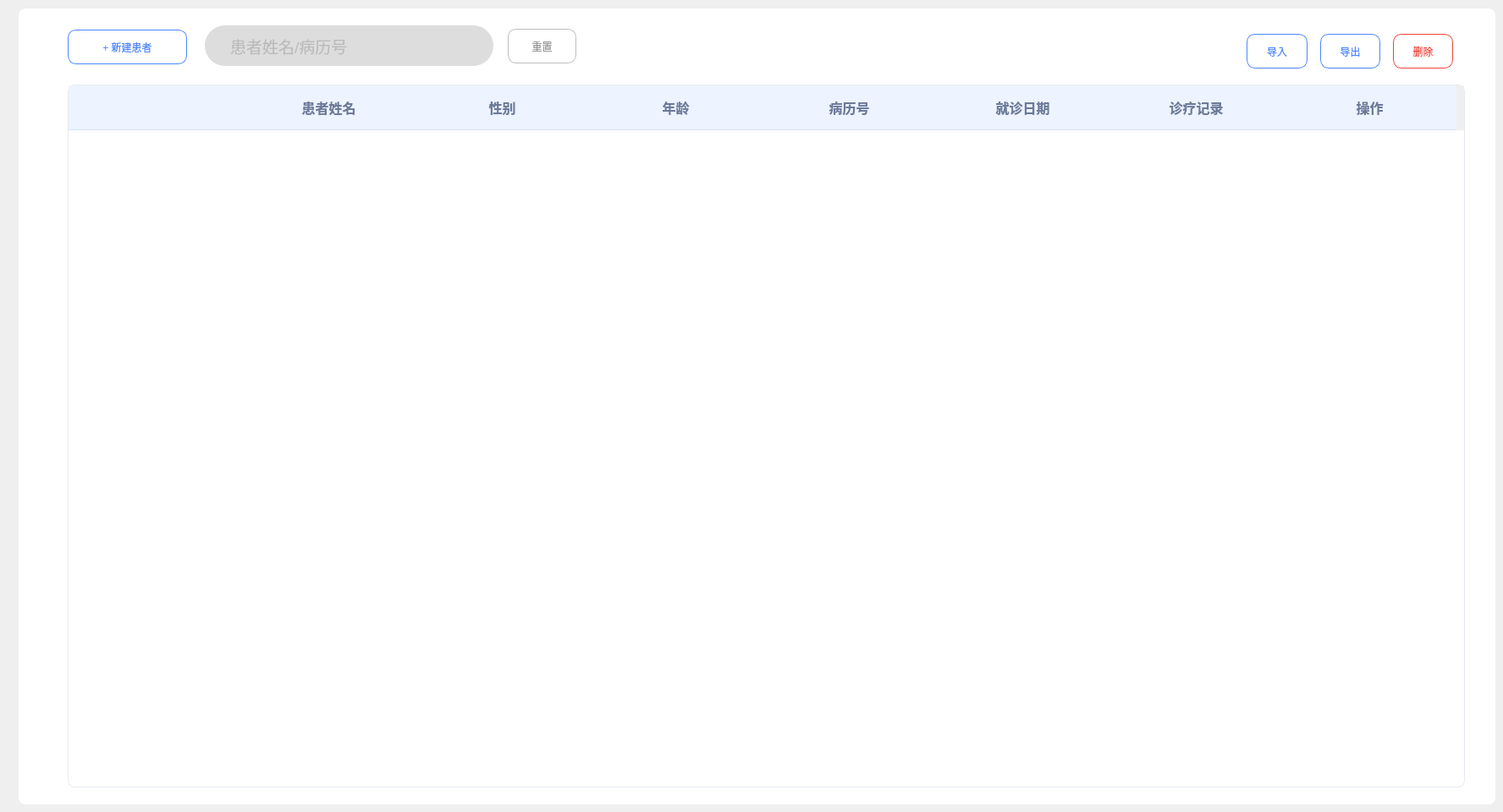
     <widget class="QWidget" name="tab_patient">
      <attribute name="title">
       <string>Tab 2</string>
      </attribute>
      <widget class="QTableWidget" name="tableWidget_patient_2">
       <property name="geometry">
        <rect>
         <x>80</x>
         <y>100</y>
         <width>1651</width>
         <height>831</height>
        </rect>
       </property>
       <property name="font">
        <font>
         <pointsize>-1</pointsize>
        </font>
       </property>
       <property name="focusPolicy">
        <enum>Qt::NoFocus</enum>
       </property>
       <property name="styleSheet">
        <string notr="true">QTableWidget#tableWidget_patient_2 {
    outline: none;
    border: 1px solid #E6EAF2;
    border-radius: 8px;
    gridline-color: transparent;
    background-color: #FFFFFF;
    alternate-background-color: #F7F7F7;
    selection-background-color: #E8F1FF;
    selection-color: #1F1F1F;
    font-size: 16px;
}
QTableWidget#tableWidget_patient_2 QHeaderView::section {
    background-color: #EDF3FF;
    color: #6B7A99;
    border: none;
    border-bottom: 1px solid #D6E4FF;
    padding: 12px 8px;
    font-size: 16px;
    font-weight: 600;
}
QTableWidget#tableWidget_patient_2::item {
    padding: 12px 8px;
    border: none;
    color: #333333;
}
QTableWidget#tableWidget_patient_2::item:selected {
    background-color: #E8F1FF;
    color: #1F1F1F;
}
QTableWidget#tableWidget_patient_2::item:selected:active,
QTableWidget#tableWidget_patient_2::item:selected:!active {
    background-color: #E8F1FF;
    color: #1F1F1F;
}</string>
       </property>
       <property name="horizontalScrollBarPolicy">
        <enum>Qt::ScrollBarAlwaysOff</enum>
       </property>
       <property name="editTriggers">
        <set>QAbstractItemView::NoEditTriggers</set>
       </property>
       <property name="alternatingRowColors">
        <bool>true</bool>
       </property>
       <property name="selectionMode">
        <enum>QAbstractItemView::NoSelection</enum>
       </property>
       <property name="showGrid">
        <bool>false</bool>
       </property>
       <attribute name="horizontalHeaderDefaultSectionSize">
        <number>205</number>
       </attribute>
       <attribute name="verticalHeaderVisible">
        <bool>false</bool>
       </attribute>
       <attribute name="verticalHeaderDefaultSectionSize">
        <number>46</number>
       </attribute>
       <row>
        <property name="text">
         <string>新建行</string>
        </property>
       </row>
       <column>
        <property name="text">
         <string/>
        </property>
        <property name="font">
         <font>
          <pointsize>12</pointsize>
         </font>
        </property>
       </column>
       <column>
        <property name="text">
         <string>患者姓名</string>
        </property>
       </column>
       <column>
        <property name="text">
         <string>性别</string>
        </property>
       </column>
       <column>
        <property name="text">
         <string>年龄</string>
        </property>
       </column>
       <column>
        <property name="text">
         <string>病历号</string>
        </property>
       </column>
       <column>
        <property name="text">
         <string>就诊日期</string>
        </property>
       </column>
       <column>
        <property name="text">
         <string>诊疗记录</string>
        </property>
       </column>
       <column>
        <property name="text">
         <string>操作</string>
        </property>
        <property name="font">
         <font>
          <pointsize>12</pointsize>
         </font>
        </property>
       </column>
      </widget>
      <widget class="QPushButton" name="pushButton_patient_in">
       <property name="geometry">
        <rect>
         <x>1473</x>
         <y>40</y>
         <width>72</width>
         <height>41</height>
        </rect>
       </property>
       <property name="styleSheet">
        <string notr="true">QPushButton {
background: transparent;
border: 1px solid #4B86FC;
color: #4B86FC;
border-radius: 10px;
padding: 6px 12px;
}
QPushButton:hover { background: rgba(75,134,252,0.08); }
QPushButton:pressed { background: rgba(75,134,252,0.16); }</string>
       </property>
       <property name="text">
        <string>导入</string>
       </property>
      </widget>
      <widget class="QPushButton" name="pushButton_patient_out">
       <property name="geometry">
        <rect>
         <x>1560</x>
         <y>40</y>
         <width>71</width>
         <height>41</height>
        </rect>
       </property>
       <property name="styleSheet">
        <string notr="true">QPushButton {
background: transparent;
border: 1px solid #4B86FC;
color: #4B86FC;
border-radius: 10px;
padding: 6px 12px;
}
QPushButton:hover { background: rgba(75,134,252,0.08); }
QPushButton:pressed { background: rgba(75,134,252,0.16); }</string>
       </property>
       <property name="text">
        <string>导出</string>
       </property>
      </widget>
      <widget class="QPushButton" name="pushButton_new">
       <property name="geometry">
        <rect>
         <x>80</x>
         <y>35</y>
         <width>141</width>
         <height>41</height>
        </rect>
       </property>
       <property name="styleSheet">
        <string notr="true">QPushButton#pushButton_new {
    background-color: transparent;
    border: 1px solid #4B86FC;
    border-radius: 10px;
    color: #4B86FC;
    padding: 4px 10px;
}
QPushButton#pushButton_new:hover {
    background-color: rgba(75, 134, 252, 0.12);
    border: 1px solid #6B9BFD;
    color: #3A6FE0;
}
QPushButton#pushButton_new:pressed {
    background-color: rgba(75, 134, 252, 0.24);
    border: 1px solid #3A6FE0;
    color: #2A5FD0;
    padding-top: 5px;
    padding-bottom: 3px;
}</string>
       </property>
       <property name="text">
        <string>+ 新建患者</string>
       </property>
      </widget>
      <widget class="QLineEdit" name="lineEdit_search">
       <property name="geometry">
        <rect>
         <x>260</x>
         <y>34</y>
         <width>277</width>
         <height>40</height>
        </rect>
       </property>
       <property name="minimumSize">
        <size>
         <width>0</width>
         <height>40</height>
        </size>
       </property>
       <property name="maximumSize">
        <size>
         <width>700</width>
         <height>40</height>
        </size>
       </property>
       <property name="font">
        <font>
         <pointsize>14</pointsize>
        </font>
       </property>
       <property name="styleSheet">
        <string notr="true">QLineEdit#lineEdit_search {
	background-color: #DDDDDD;
	border: none;
	border-radius: 10px;
	color: #999999;
	padding: 4px 10px;
}</string>
       </property>
       <property name="text">
        <string/>
       </property>
       <property name="placeholderText">
        <string>患者姓名/病历号</string>
       </property>
      </widget>
      <widget class="QLabel" name="label_search_2">
       <property name="geometry">
        <rect>
         <x>242</x>
         <y>30</y>
         <width>341</width>
         <height>48</height>
        </rect>
       </property>
       <property name="minimumSize">
        <size>
         <width>0</width>
         <height>48</height>
        </size>
       </property>
       <property name="maximumSize">
        <size>
         <width>785</width>
         <height>48</height>
        </size>
       </property>
       <property name="styleSheet">
        <string notr="true">
QLabel#label_search_2 {
	background-color: #DDDDDD;
	border-radius: 24.37px;
	color: #DDDDDD;
}</string>
       </property>
       <property name="text">
        <string/>
       </property>
      </widget>
      <widget class="QPushButton" name="pushButton_reset">
       <property name="geometry">
        <rect>
         <x>600</x>
         <y>34</y>
         <width>81</width>
         <height>41</height>
        </rect>
       </property>
       <property name="styleSheet">
        <string notr="true">QPushButton {
background: transparent;
border: 1px solid #BDBDBD;
color: #999999;
border-radius: 10px;
padding: 6px 12px;
}</string>
       </property>
       <property name="text">
        <string>重置</string>
       </property>
      </widget>
      <widget class="QLabel" name="label_13">
       <property name="geometry">
        <rect>
         <x>540</x>
         <y>40</y>
         <width>31</width>
         <height>31</height>
        </rect>
       </property>
       <property name="styleSheet">
        <string notr="true">border-image: url(:/treat/pic/treat_search.png);</string>
       </property>
       <property name="text">
        <string/>
       </property>
      </widget>
      <widget class="QPushButton" name="pushButton">
       <property name="geometry">
        <rect>
         <x>1646</x>
         <y>40</y>
         <width>71</width>
         <height>41</height>
        </rect>
       </property>
       <property name="styleSheet">
        <string notr="true">QPushButton {
background: transparent;
border: 1px solid #F04438;
color: #F04438;
border-radius: 10px;
padding: 6px 12px;
}
QPushButton:hover { background: rgba(240,68,56,0.08); }
QPushButton:pressed { background: rgba(240,68,56,0.16); }</string>
       </property>
       <property name="text">
        <string>删除</string>
       </property>
      </widget>
      <widget class="QLabel" name="label_67">
       <property name="geometry">
        <rect>
         <x>22</x>
         <y>10</y>
         <width>1745</width>
         <height>941</height>
        </rect>
       </property>
       <property name="sizePolicy">
        <sizepolicy hsizetype="Preferred" vsizetype="Preferred">
         <horstretch>0</horstretch>
         <verstretch>0</verstretch>
        </sizepolicy>
       </property>
       <property name="minimumSize">
        <size>
         <width>1745</width>
         <height>941</height>
        </size>
       </property>
       <property name="maximumSize">
        <size>
         <width>1745</width>
         <height>16777215</height>
        </size>
       </property>
       <property name="styleSheet">
        <string notr="true">background-color: rgb(255, 255, 255);
border-radius: 8px;</string>
       </property>
       <property name="text">
        <string/>
       </property>
      </widget>
      <zorder>label_67</zorder>
      <zorder>tableWidget_patient_2</zorder>
      <zorder>pushButton_patient_in</zorder>
      <zorder>pushButton_patient_out</zorder>
      <zorder>pushButton_new</zorder>
      <zorder>pushButton_reset</zorder>
      <zorder>label_search_2</zorder>
      <zorder>label_13</zorder>
      <zorder>lineEdit_search</zorder>
      <zorder>pushButton</zorder>
     </widget>
